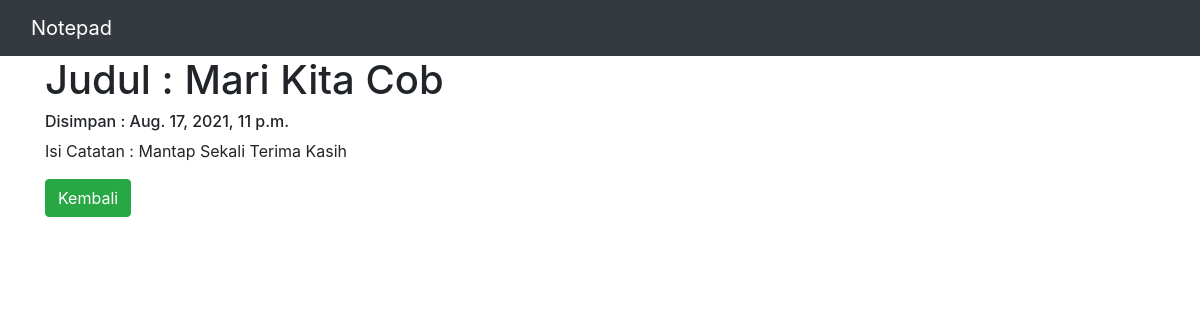
The app's page /lihat/6, older data.
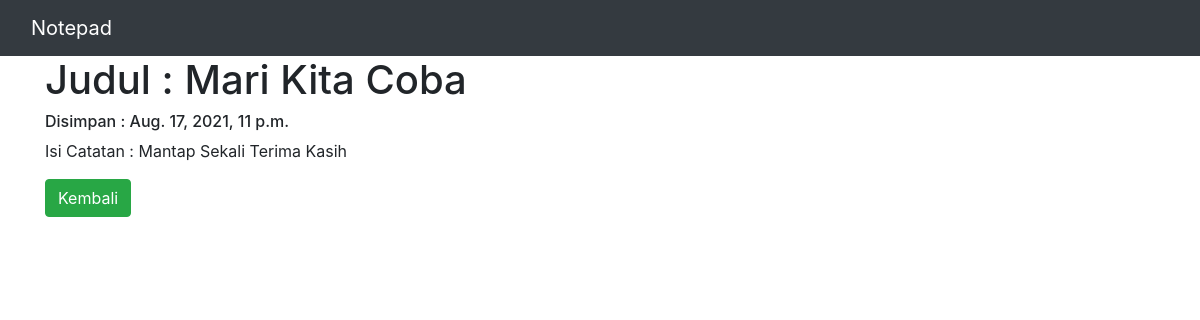
The same page, newer data.
### notepad/models.py (models this page shows, shortened)
class Notepad(models.Model):
    name = models.CharField(max_length=50)
    note = models.TextField()
    dt_creation = models.DateTimeField(auto_now_add=True)

### notepad/views.py (the view)
# urls.py: path('lihat/<int:pk>', view, name='url_view'),
def view(request, pk):
    data = {}
    data['notepad'] = Notepad.objects.get(pk=pk)
    return render(request, 'notepad/view.html', data)

### notepad/templates/notepad/view.html (shortened to what this page needs)
{% load static %}
<!DOCTYPE html>
<html lang="en">
<head>
    <link rel="stylesheet" href="https://cdn.jsdelivr.net/npm/bootstrap@4.6.0/dist/css/bootstrap.min.css">
</head>
<body>
    <nav class="navbar navbar-expand-lg navbar-dark bg-dark">
        <div class="container-fluid">
            <a href="{% url 'url_list' %}" class="text-wrap navbar-brand"> <span>  Notepad  </span> </a>
        </div>
    </nav>
    <div class="container" id="container">
        <div class="container_markdown">
            <div class="notepad_info">
                <h1 class="notepad_name">Judul : {{ notepad.name }} </h1>
                <h6 class="notepad_date">Disimpan : {{ notepad.dt_creation }} </h6>
            </div>
            <div class="note">
                <p>Isi Catatan : {{ notepad.note }}</p>
            </div>
            <a href="{% url 'url_list' %}"><button type="submit" class="btn btn-success">Kembali</button></a>
        </div>
    </div>
</body>
</html>

Row changes from the older to the newer data that the page shows:
changed Notepad "Mantap Sekali Terima Kasih": name "Mari Kita Cob" → "Mari Kita Coba"
